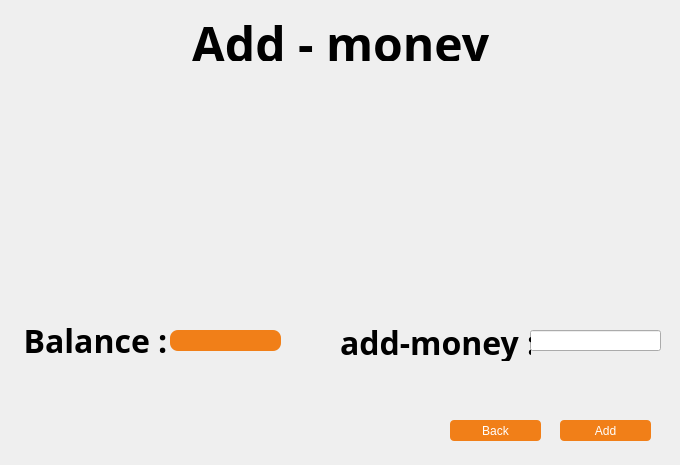
<?xml version="1.0" encoding="UTF-8"?>
<ui version="4.0">
 <class>AddMoney</class>
 <widget class="QDialog" name="AddMoney">
  <property name="geometry">
   <rect>
    <x>0</x>
    <y>0</y>
    <width>680</width>
    <height>465</height>
   </rect>
  </property>
  <property name="minimumSize">
   <size>
    <width>680</width>
    <height>465</height>
   </size>
  </property>
  <property name="maximumSize">
   <size>
    <width>680</width>
    <height>465</height>
   </size>
  </property>
  <property name="windowTitle">
   <string>Dialog</string>
  </property>
  <property name="styleSheet">
   <string notr="true">#AddMoney{
border-image:url(:/images/018 Cloudy Knoxville.png);}
</string>
  </property>
  <widget class="QLabel" name="label_4">
   <property name="geometry">
    <rect>
     <x>12</x>
     <y>673</y>
     <width>16</width>
     <height>16</height>
    </rect>
   </property>
   <property name="text">
    <string/>
   </property>
  </widget>
  <widget class="QLineEdit" name="lineEdit">
   <property name="geometry">
    <rect>
     <x>530</x>
     <y>330</y>
     <width>131</width>
     <height>21</height>
    </rect>
   </property>
   <property name="text">
    <string/>
   </property>
  </widget>
  <widget class="QLabel" name="label_5">
   <property name="geometry">
    <rect>
     <x>0</x>
     <y>0</y>
     <width>681</width>
     <height>81</height>
    </rect>
   </property>
   <property name="styleSheet">
    <string notr="true">#label_5{border-image:url(:/images/007 Sunny Morning.png);
}</string>
   </property>
   <property name="text">
    <string/>
   </property>
  </widget>
  <widget class="QLabel" name="label_6">
   <property name="geometry">
    <rect>
     <x>60</x>
     <y>10</y>
     <width>561</width>
     <height>51</height>
    </rect>
   </property>
   <property name="font">
    <font>
     <family>AXIS</family>
     <pointsize>13</pointsize>
     <weight>75</weight>
     <italic>false</italic>
     <bold>true</bold>
    </font>
   </property>
   <property name="text">
    <string>&lt;html&gt;&lt;head/&gt;&lt;body&gt;&lt;p align=&quot;center&quot;&gt;&lt;span style=&quot; font-size:36pt; color:#000000;&quot;&gt;Add - money&lt;/span&gt;&lt;/p&gt;&lt;/body&gt;&lt;/html&gt;</string>
   </property>
  </widget>
  <widget class="QLabel" name="label">
   <property name="geometry">
    <rect>
     <x>250</x>
     <y>120</y>
     <width>151</width>
     <height>151</height>
    </rect>
   </property>
   <property name="styleSheet">
    <string notr="true">#label{border-image:url(:/images/addm.png);}</string>
   </property>
   <property name="text">
    <string/>
   </property>
  </widget>
  <widget class="QPushButton" name="pushButton_4">
   <property name="geometry">
    <rect>
     <x>560</x>
     <y>420</y>
     <width>91</width>
     <height>21</height>
    </rect>
   </property>
   <property name="styleSheet">
    <string notr="true">#pushButton_4{
color:white;
background-color:#F17F18;
border-width:0px;
border-radius:4px;
}

</string>
   </property>
   <property name="text">
    <string>Add</string>
   </property>
  </widget>
  <widget class="QPushButton" name="pushButton">
   <property name="geometry">
    <rect>
     <x>450</x>
     <y>420</y>
     <width>91</width>
     <height>21</height>
    </rect>
   </property>
   <property name="styleSheet">
    <string notr="true">#pushButton{
color:white;
background-color:#F17F18;
border-width:0px;
border-radius:4px;
}

</string>
   </property>
   <property name="text">
    <string>Back</string>
   </property>
  </widget>
  <widget class="QLabel" name="label_7">
   <property name="geometry">
    <rect>
     <x>10</x>
     <y>310</y>
     <width>171</width>
     <height>61</height>
    </rect>
   </property>
   <property name="font">
    <font>
     <family>AXIS</family>
     <pointsize>13</pointsize>
     <weight>75</weight>
     <italic>false</italic>
     <bold>true</bold>
    </font>
   </property>
   <property name="text">
    <string>&lt;html&gt;&lt;head/&gt;&lt;body&gt;&lt;p align=&quot;center&quot;&gt;&lt;span style=&quot; font-size:24pt; color:#000000;&quot;&gt;Balance :&lt;/span&gt;&lt;/p&gt;&lt;/body&gt;&lt;/html&gt;</string>
   </property>
  </widget>
  <widget class="QLabel" name="label_2">
   <property name="geometry">
    <rect>
     <x>170</x>
     <y>330</y>
     <width>111</width>
     <height>21</height>
    </rect>
   </property>
   <property name="styleSheet">
    <string notr="true">#label_2{
color:white;
background-color:#F17F18;
border-width:0px;
border-radius:8px;
}
</string>
   </property>
   <property name="text">
    <string/>
   </property>
  </widget>
  <widget class="QLabel" name="label_8">
   <property name="geometry">
    <rect>
     <x>340</x>
     <y>320</y>
     <width>191</width>
     <height>41</height>
    </rect>
   </property>
   <property name="font">
    <font>
     <family>AXIS</family>
     <pointsize>13</pointsize>
     <weight>75</weight>
     <italic>false</italic>
     <bold>true</bold>
    </font>
   </property>
   <property name="text">
    <string>&lt;html&gt;&lt;head/&gt;&lt;body&gt;&lt;p align=&quot;center&quot;&gt;&lt;span style=&quot; font-size:24pt; color:#000000;&quot;&gt;add-money :&lt;/span&gt;&lt;/p&gt;&lt;/body&gt;&lt;/html&gt;</string>
   </property>
  </widget>
 </widget>
 <resources/>
 <connections/>
</ui>
